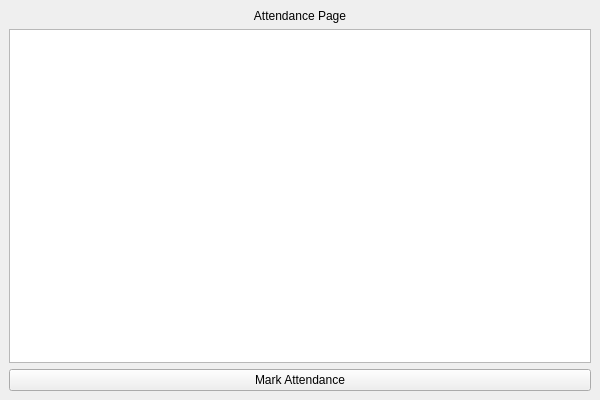
<?xml version="1.0" encoding="UTF-8"?>
<ui version="4.0">
 <class>AttendanceForm</class>
 <widget class="QMainWindow" name="AttendanceForm">
  <property name="geometry">
   <rect>
    <x>0</x>
    <y>0</y>
    <width>600</width>
    <height>400</height>
   </rect>
  </property>
  <property name="windowTitle">
   <string>Attendance</string>
  </property>
  <widget class="QWidget" name="centralwidget">
   <layout class="QVBoxLayout" name="verticalLayout">
    <!-- A label for the title -->
    <item>
     <widget class="QLabel" name="title_label">
      <property name="text">
       <string>Attendance Page</string>
      </property>
      <property name="alignment">
       <set>Qt::AlignCenter</set>
      </property>
     </widget>
    </item>

    <!-- The table where attendance data is displayed -->
    <item>
     <widget class="QTableWidget" name="attendance_table"/>
    </item>

    <!-- Button to finalize or mark attendance changes -->
    <item>
     <widget class="QPushButton" name="mark_button">
      <property name="text">
       <string>Mark Attendance</string>
      </property>
     </widget>
    </item>

   </layout>
  </widget>
  <resources/>
  <connections/>
 </widget>
</ui>
